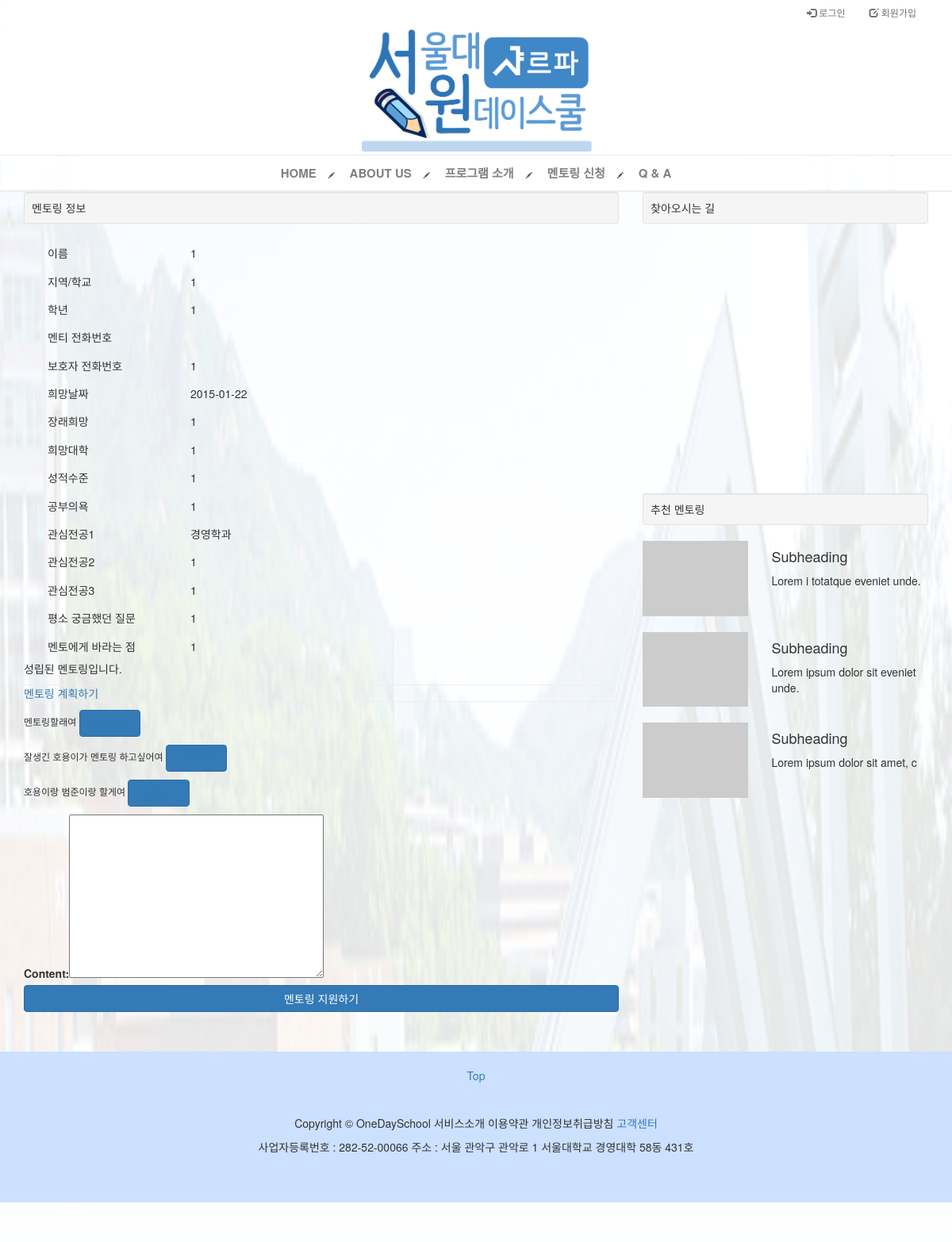
The app's page /mentoring/1/ with its own data.
### mentoring/models.py (models this page shows, shortened)
class Mentoring(models.Model):
    created_at = models.DateTimeField(auto_now_add=True)
    author = models.ForeignKey(settings.AUTH_USER_MODEL, default='1')
    acceptor = models.CharField(max_length=20, default='1', verbose_name='멘토 전화번호')
    capacity = models.PositiveSmallIntegerField(default=0)
    name = models.CharField(max_length=20, verbose_name='이름')
    area_highschool = models.CharField(max_length=40, verbose_name='지역/학교')
    grade = models.CharField(max_length=20, verbose_name='학년')
    phone_mentee = models.CharField(max_length=20, blank=True, verbose_name='학생 전화번호')
    phone_keeper = models.CharField(max_length=20, verbose_name='보호자 전화번호')
    date = models.CharField(max_length=20, verbose_name='희망 날짜')
    wannabe = models.CharField(max_length=40, verbose_name='장래희망')
    university = models.CharField(max_length=30, verbose_name='희망대학')
    rating = models.CharField(max_length=20, verbose_name='성적수준')
    will_to_study = models.CharField(max_length=30, choices=RATING_CHOICES, verbose_name='공부의욕')
    major1 = models.CharField(max_length=40, verbose_name='관심전공1')
    major2 = models.CharField(max_length=40, verbose_name='관심전공2')
    major3 = models.CharField(max_length=40, verbose_name='관심전공3')
    questions = models.TextField(max_length=2000, verbose_name='평소 궁금했던 질문')
    requirements = models.TextField(max_length=2000, verbose_name='멘토에게 바라는 점')
    is_recommended = models.PositiveSmallIntegerField(unique=True, blank=True, null=True)

class Apply(models.Model):
    mentoring = models.ForeignKey(Mentoring)
    content = models.TextField()
    applicant = models.ForeignKey(settings.AUTH_USER_MODEL)
    created_at = models.DateTimeField(auto_now_add=True)

### mentoring/views.py (the view)
# urls.py: url(r'^(?P<pk>[0-9]+)/$', views.mentoring_detail, name='mentoring_detail'),
def mentoring_detail(request, pk):
    mentoring = get_object_or_404(Mentoring, pk=pk)
    return render(request, 'mentoring/mentoring_detail.html', {
        'mentoring' : mentoring,
        'apply_form' : ApplyForm(),
        })

### mentoring/forms.py
class ApplyForm(forms.ModelForm):
    class Meta:
        model = Apply
        fields = ('content',)

### mentoring/templates/mentoring/mentoring_detail.html (shortened to what this page needs)
{% extends 'mentoring/base.html' %}
{% load staticfiles %}
{% load bootstrap3 %}
{% block style %}
    <link rel="stylesheet" href="{% static 'mentoring_detail.css' %}" />
{% endblock %}
{% block content %}
<div class="container">
    <div class="row">
        <div class="col-md-8">
            <div class="well well-sm">
            멘토링 정보
            </div>
            <div>
              <ul class="nav">
                <div class="col-md-12">
                    <div class="col-sm-3">
                        <h5>이름</h5>
                    </div>
                    <div class="col-sm-9">
                        <h5>{{mentoring.name}}</h5>
                    </div>
                </div><div class="col-md-12">
                    <div class="col-sm-3">
                        <h5>지역/학교</h5>
                    </div>
                    <div class="col-sm-9">
                        <h5>{{mentoring.area_highschool}}</h5>
                    </div>
                </div><div class="col-md-12">
                    <div class="col-sm-3">
                        <h5>학년</h5>
                    </div>
                    <div class="col-sm-9">
                        <h5>{{mentoring.grade}}</h5>
                    </div>
                </div><div class="col-md-12">
                    <div class="col-sm-3">
                        <h5>멘티 전화번호</h5>
                    </div>
                    <div class="col-sm-9">
                    </div>
                </div><div class="col-md-12">
                    <div class="col-sm-3">
                        <h5>보호자 전화번호</h5>
                    </div>
                    <div class="col-sm-9">
                        <h5>{{mentoring.phone_keeper}}</h5>
                    </div>
                </div><div class="col-md-12">
                    <div class="col-sm-3">
                        <h5>희망날짜</h5>
                    </div>
                    <div class="col-sm-9">
                        <h5>{{mentoring.date}}</h5>
                    </div>
                </div><div class="col-md-12">
                    <div class="col-sm-3">
                        <h5>장래희망</h5>
                    </div>
                    <div class="col-sm-9">
                        <h5>{{mentoring.wannabe}}</h5>
                    </div>
                </div><div class="col-md-12">
                    <div class="col-sm-3">
                        <h5>희망대학</h5>
                    </div>
                    <div class="col-sm-9">
                        <h5>{{mentoring.university}}</h5>
                    </div>
                </div><div class="col-md-12">
                    <div class="col-sm-3">
                        <h5>성적수준</h5>
                    </div>
                    <div class="col-sm-9">
                        <h5>{{mentoring.rating}}</h5>
                    </div>
                </div><div class="col-md-12">
                    <div class="col-sm-3">
                        <h5>공부의욕</h5>
                    </div>
                    <div class="col-sm-9">
                        <h5>{{mentoring.will_to_study}}</h5>
                    </div>
                </div>
                <div class="col-md-12">
                    <div class="col-sm-3">
                        <h5>관심전공1</h5>
                    </div>
                    <div class="col-sm-9">
                        <h5>{{mentoring.major1}}</h5>
                    </div>
                </div>
                <div class="col-md-12">
                    <div class="col-sm-3">
                        <h5>관심전공2</h5>
                    </div>
                    <div class="col-sm-9">
                        <h5>{{mentoring.major2}}</h5>
                    </div>
                </div>
                <div class="col-md-12">
                    <div class="col-sm-3">
                        <h5>관심전공3</h5>
                    </div>
                    <div class="col-sm-9">
                        <h5>{{mentoring.major3}}</h5>
                    </div>
                </div>
                <div class="col-md-12">
                    <div class="col-sm-3">
                        <h5>평소 궁금했던 질문</h5>
                    </div>
                    <div class="col-sm-9">
                        <h5>{{mentoring.questions}}</h5>
                    </div>
                </div>
                <div class="col-md-12">
                    <div class="col-sm-3">
                        <h5>멘토에게 바라는 점</h5>
                    </div>
                    <div class="col-sm-9">
                        <h5>{{mentoring.requirements}}</h5>
                    </div>
                </div>
              </ul>
            </div>
            {% if mentoring.acceptor %}
            <p>성립된 멘토링입니다.</p>
            {% else %}
            <p>멘토 분을 구하고 있습니다.</p>
            {% endif %}
            <hr>
            <a class="btn=primary" href="{% url 'plan_new' mentoring.pk %}">멘토링 계획하기</a>
            <hr/>
            {% for apply in mentoring.apply_set.all %}
                <h6>{{apply.content}}   <button class='btn btn-primary'><a href="{% url 'mentoring_authenticate' mentoring.pk apply.pk %}">수락하기</a></button></h6>
            {% endfor %}
            <form action="{% url 'apply_new' mentoring.pk %}" method="post">
                        {{ apply_form }}
                        <input type="submit" value="멘토링 지원하기" class="btn btn-block btn-primary"/>
                   </form>
        </div>
        <div class="col-md-4">
            <div class="well well-sm">
            찾아오시는 길
            </div>
            <div id="map" style="width:100%; min-height:300px;">
            </div>
            <br />
            <div class="well well-sm">
            추천 멘토링
            </div>
            <div class="row">
                <div class="col-md-5">
                    <a href="#">
                        <img class="img-responsive" src="http://placehold.it/350x250" alt="">
                    </a>
                </div>
                <div class="col-md-7">
                    <h4>Subheading</h4>
                    <p>Lorem i totatque eveniet unde.</p>
                </div>
            </div>
            <br />
            <div class="row">
                <div class="col-md-5">
                    <a href="#">
                        <img class="img-responsive" src="http://placehold.it/350x250" alt="">
                    </a>
                </div>
                <div class="col-md-7">
                    <h4>Subheading</h4>
                    <p>Lorem ipsum dolor sit eveniet unde.</p>
                </div>
            </div>
            <br />
            <div class="row">
                <div class="col-md-5">
                    <a href="#">
                        <img class="img-responsive" src="http://placehold.it/350x250" alt="">
                    </a>
                </div>
                <div class="col-md-7">
                    <h4>Subheading</h4>
                    <p>Lorem ipsum dolor sit amet, c</p>
                </div>
            </div>
            <br />
        </div>
    </div>
</div>
{% endblock %}

### mentoring/templates/mentoring/base.html (style rules this page uses)
hr { margin : 0 0 0 0; }

### records on screen
Mentoring: name "1", area_highschool "1", grade "1", phone_keeper "1", date "2015-01-22", wannabe "1", university "1", rating "1", will_to_study "1", major1 "경영학과", major2 "1", major3 "1", questions "1", requirements "1"
Apply: content "멘토링할래여"
Apply: content "잘생긴 호용이가 멘토링 하고싶어여"
Apply: content "호용이랑 범준이랑 할게여"
